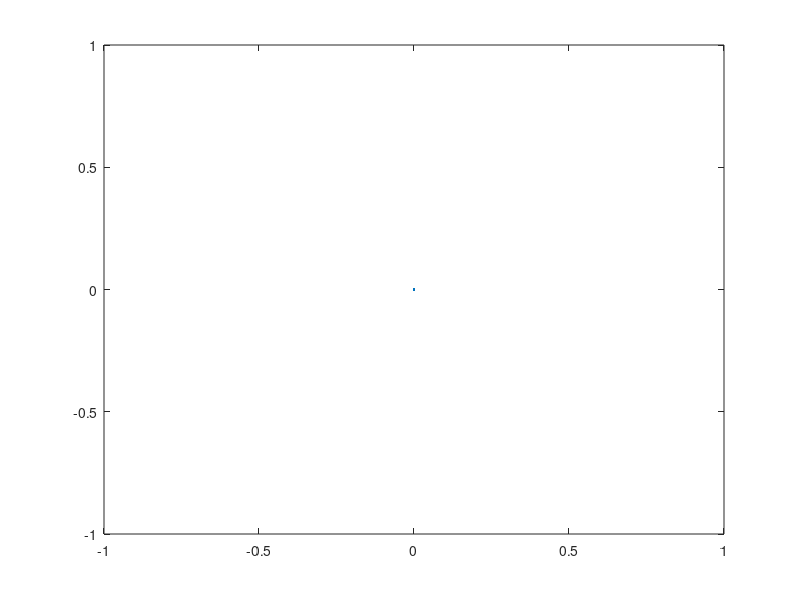
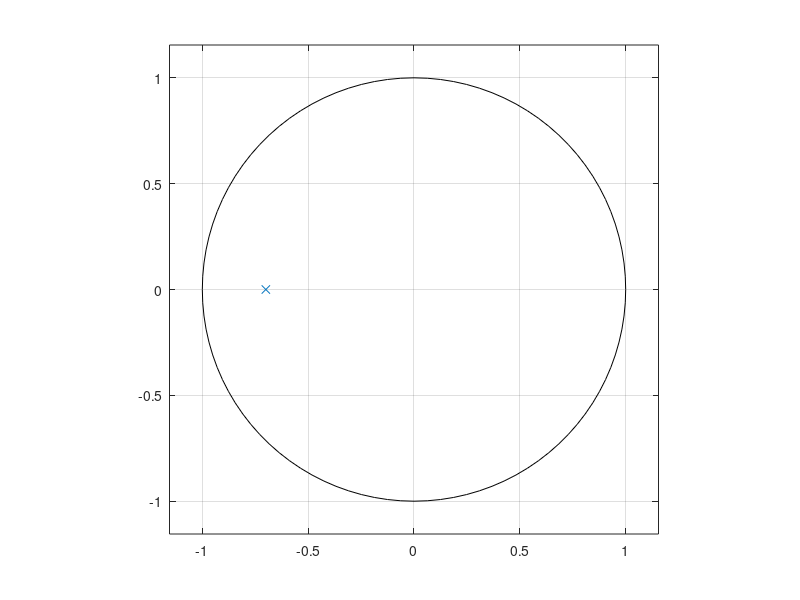

Write MATLAB code to recreate these figures, in order.
%question2b
num2A = [0 1.7];
den2A = [1 0.7];
testsys2A = tf(num2A,den2A,-1);
[Y2A,T2A] = step(testsys2A);
figure,plot(T2A,Y2A);
figure,zplane(num2A,den2A);